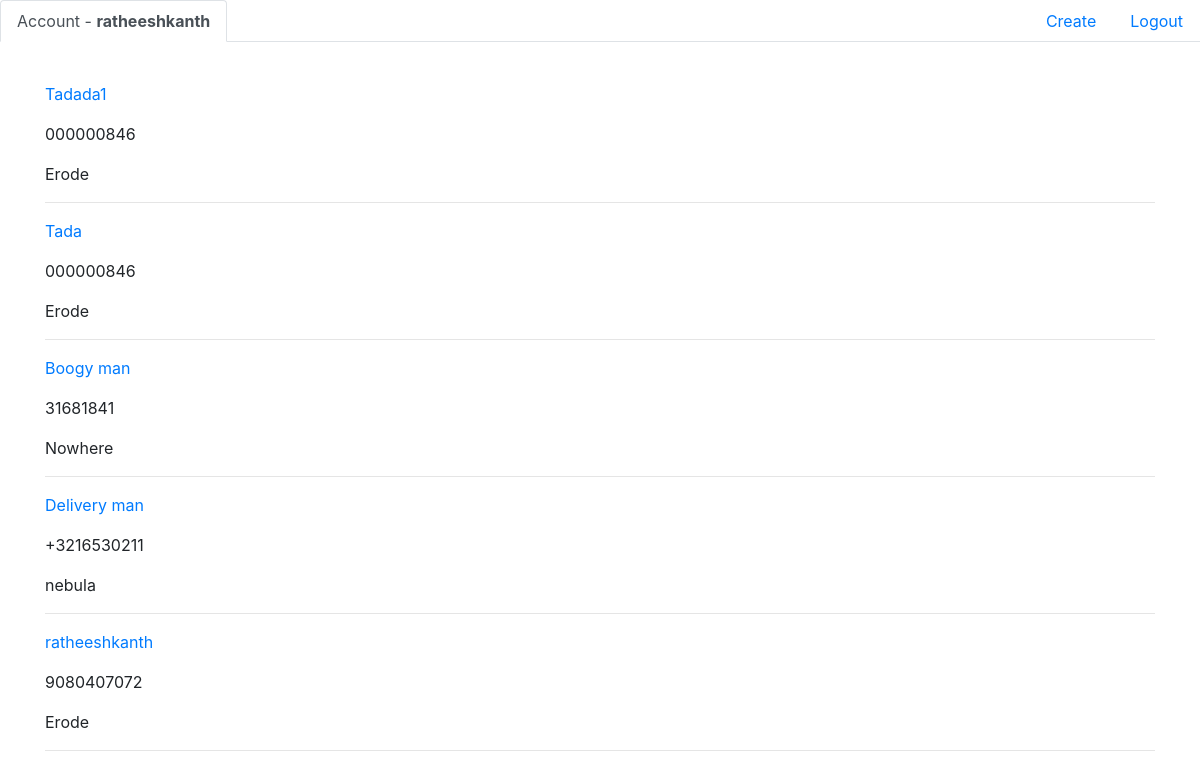
The page /contact/ (signed in) on the database its author committed.
### contact/models.py (models this page shows, shortened)
class Contact(models.Model):
    name    = models.CharField(max_length=125,null=True, blank=True)
    phone   = models.CharField(max_length=20)
    city    = models.CharField(max_length=200, null=True, blank=True)
    author = models.ForeignKey(User, on_delete=models.CASCADE)

### contact/views.py (the view)
# urls.py: path('', ContactListView.as_view(), name='home' ),
class ContactListView(LoginRequiredMixin, ListView):
    model = Contact
    template_name = 'index.html'
    context_object_name = 'contacts'
    ordering = ['-id']

### templates/index.html
{% extends 'base.html' %}
{% block content %}
<br>
    <div class="container">
        <p>
            {% for content in contacts %}
            {% if content.author == request.user%}
            <div>
                <p>
                    <a href="{% url 'contact-detail' content.id %}">
                        {{content.name}}
                    </a>
                </p>
                <p>
                    {{content.phone}}
                </p>
                <p>
                    {{content.city}}
                </p>
                <hr>
            </div>
            {% endif %}
            {% endfor %}
        </p>
    </div>
{% endblock %}

### templates/navbar.html (shortened to what this page needs)
<ul class="nav nav-tabs">
  {% if user.is_authenticated %}
      <li class="nav-item">
        <a class="nav-link active" href="{% url 'home' %}">Account - <strong>{{request.user}}</strong></a>
      </li>
    {% else %}
      <li class="nav-item">
        <a class="nav-link active" href="{% url 'home' %}">Contact Space</a>
      </li>
    {% endif %}
    {% if user.is_authenticated %}
    <li class="nav-item ml-auto">
      <a class="nav-link" href="{% url 'contact-create' %}">Create</a>
    </li>
    <li class="nav-item">
      <a class="nav-link" href="{% url 'logout' %}">Logout</a>
    </li>
    {% endif %}
  </ul>

### rows shown on the page
Contact: name "Tadada1", phone "000000846", city "Erode"
Contact: name "Tada", phone "000000846", city "Erode"
Contact: name "Boogy man", phone "31681841", city "Nowhere"
Contact: name "Delivery man", phone "+3216530211", city "nebula"
Contact: name "ratheeshkanth", phone "9080407072", city "Erode"

### other values the page prints
{{ request.user }} "ratheeshkanth"
